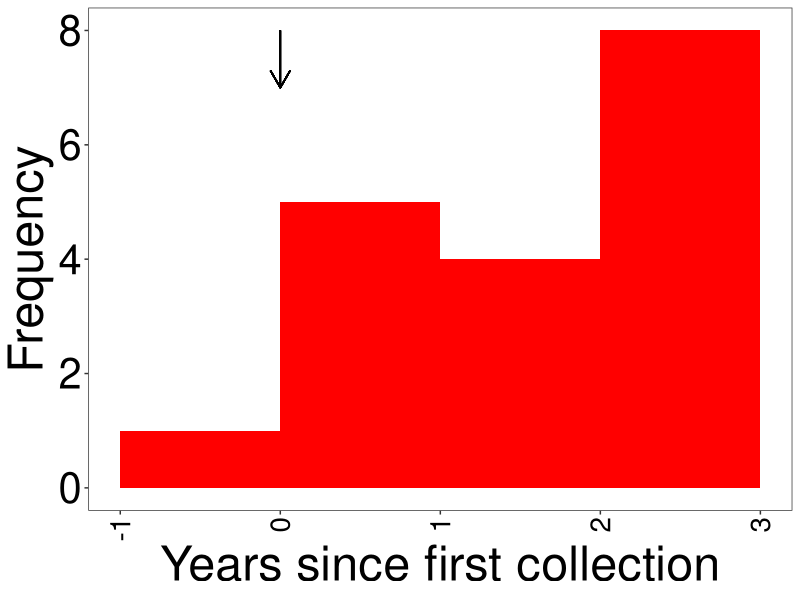

Write the R code that produced this figure. (Note: this script raises an error after producing the figure.)
#!/usr/bin/Rscript

library(ggplot2)

pdf.options(family="Helvetica", fonts="Helvetica", width=7, height=7, colormodel='rgb')

my.theme <- theme(
	text=element_text(size=20),
	axis.text=element_text(size=15, colour='black'),
	legend.text=element_text(size=15),
	legend.position=0,
	axis.text.x=element_text(angle=90, vjust=0.5, hjust=1),
	legend.justification=c(0, 1),
	legend.spacing=unit(0, 'cm'),
	legend.margin=margin(0, 0, 0, 0, 'cm'),
	legend.key.size=unit(1.2, 'cm'),
	legend.key=element_rect(fill="#00000000", colour="#00000000"),
	legend.background=element_blank(),
	legend.box.background=element_blank(),
	panel.grid.major=element_blank(),
	panel.grid.minor=element_blank()
) 

my.theme2 <- theme(
 text=element_text(size=35),
 axis.text=element_text(size=30, colour='black'),
 legend.text=element_text(size=25),
 legend.position=c(.99, .99),
 legend.justification=c(1, 1),
 legend.spacing=unit(0, 'cm'),
 legend.box='horizontal',
 legend.margin=margin(0.01, 0.01, 0.01, 0.01, 'cm'),
 legend.key.size=unit(1.2, 'cm'),
 legend.key=element_rect(fill="#00000000", colour="#00000000"),
 legend.background=element_blank(),
 legend.box.background=element_blank(),
 panel.grid.major=element_blank(),
 panel.grid.minor=element_blank()
)

concord <- function(x, y) {
	mu.x <- sum(x) / length(x)
	mu.y <- sum(y) / length(y)
	s.x <- sum((x - mu.x)^2) / length(x) 
	s.y <-  sum((y - mu.y)^2) / length(y)
	s.xy <- sum((x - mu.x) * (y - mu.y)) / length(y)
	
	2 * s.xy / (s.x + s.y + (mu.x - mu.y)^2)
}

my.theme.hist <- theme(
text=element_text(size=35),
axis.text=element_text(size=30, colour='black'),
axis.text.x=element_text(angle=90, hjust=1, vjust=0.5, size=20),
legend.text=element_text(size=30),
legend.title=element_text(size=30),
legend.position=c(.98, .98),
legend.justification=c(1, 1),
legend.spacing=unit(0, 'cm'),
legend.margin=margin(0, 0, 0, 0, 'cm'),
legend.key.size=unit(1.2, 'cm'),
legend.background=element_blank(),
legend.box.background=element_blank(),
panel.grid.major=element_blank(),
panel.grid.minor=element_blank()
)

THERAPY_COLOUR <- "#a0a0a0"
THERAPY <- 1795
data <- read.csv("stats/patient_13334.cens.data.csv")
data <- subset(data, Censored == 1)

pdf.options(family="Helvetica", fonts="Helvetica", width=7, height=4.2, colormodel='rgb')
pdf("plots/patient_13334.cens.hist.pdf")
ggplot(data, aes(x=Estimated.Date)) +
#	geom_rect(xmin=THERAPY, xmax=Inf, ymin=-Inf, ymax=Inf, fill=THERAPY_COLOUR) +
	geom_histogram(breaks=seq(min(floor(data$Estimated.Date / 365.25)) * 365.25, max(floor(data$Estimated.Date / 365.25) + 1) * 365.25, by=365.25), fill='red') +
	geom_segment(x=0, xend=0, y=8, yend=7, arrow=arrow(length = unit(0.5, "cm")))  +
	theme_bw() +
	my.theme.hist +
	scale_x_continuous(name="Years since first collection", breaks=seq(min(floor(data$Estimated.Date / 365.25)) * 365.25, max(floor(data$Estimated.Date / 365.25) + 1) * 365.25, by=365.25), labels=seq(-1, 3)) +
	scale_y_continuous(name="Frequency")
dev.off()

pdf.options(family="Helvetica", fonts="Helvetica", width=7, height=7, colormodel='rgb')

files <- paste0("patient_", c(2658, 825, 7259, 7265, 13333, 13334, 13336), ".cens.csv")

data.files.rtt <- paste0("stats/", gsub(".csv", ".data.csv", files))
stats.files.rtt <- paste0("stats/", gsub(".csv", ".stats.csv", files))
data.rtt <- lapply(data.files.rtt, read.csv)
stats.rtt <- do.call(rbind, lapply(stats.files.rtt, read.csv))

good.rtt <- with(stats.rtt, Model.Fit == 1)
data.rtt <- data.rtt[good.rtt]

data.rtt <- lapply(data.rtt, function(x) {x$Scaled.Difference <- x$Date.Difference / (max(x$Collection.Date) - min(x$Collection.Date)); subset(x, x$Censored == 1)})

g <- ggplot() + theme_bw() + my.theme2

i <- 1
for (x in data.rtt) {
	g <- g + geom_density(aes(x=Scaled.Difference), data=x, fill='red', alpha=1/length(data.rtt), color="#00000000")
	
	pdf(paste0("plots/", gsub(".csv", ".dens.pdf", files[i])))
	print(ggplot() + theme_bw() + my.theme2 +  geom_density(aes(x=Scaled.Difference), data=x, fill='red', color="#00000000") + geom_vline(xintercept=0, linetype='dashed', colour='grey') + scale_x_continuous(name="Scaled Date Difference", limits=c(-1.6, 1.6)) + scale_y_continuous(name="Density", limits=c(0, 3)))
	dev.off()

	i <- i + 1
}

pdf("ancre.density.rtt.pdf")
g + geom_vline(xintercept=0, linetype='dashed', size=1, colour='black') + scale_x_continuous(name="Scaled Date Difference", limits=c(-1.6, 1.6)) + scale_y_continuous(name="Density", limits=c(0, 3))
dev.off()

data.files.ogr <- paste0("stats/", gsub(".csv", "-with_ref.data.csv", files))
stats.files.ogr <- paste0("stats/", gsub(".csv", "-with_ref.stats.csv", files))
data.ogr <- lapply(data.files.ogr, read.csv)
stats.ogr <- do.call(rbind, lapply(stats.files.ogr, read.csv))

good.ogr <- with(stats.ogr, Model.Fit == 1)
data.ogr <- data.ogr[good.ogr]

data.ogr <- lapply(data.ogr, function(x) {x$Scaled.Difference <- x$Date.Difference / (max(x$Collection.Date) - min(x$Collection.Date)); subset(x, x$Censored == 1)})

g <- ggplot() + theme_bw() + my.theme2 + geom_vline(xintercept=0, linetype='dashed', colour='grey')
i <- 1
for (x in data.ogr) {
	g <- g + geom_density(aes(x=Scaled.Difference), data=x, fill='purple', alpha=1/length(data.ogr), color="#00000000")
	
	pdf(paste0("plots/", gsub(".csv", "-with_ref.dens.pdf", files[i])))
	print(ggplot() + theme_bw() + my.theme2 + geom_density(aes(x=Scaled.Difference), data=x, fill='purple', color="#00000000") + geom_vline(xintercept=0, linetype='dashed', colour='grey') + scale_x_continuous(name="Scaled Date Difference", limits=c(-1.6, 1.6)) + scale_y_continuous(name="Density", limits=c(0, 3)))
	dev.off()
	
	i <- i + 1
}

pdf("ancre.density.ogr.pdf")
g + scale_x_continuous(name="Scaled Date Difference", limits=c(-1.6, 1.6)) + scale_y_continuous(name="Density", limits=c(0, 3))
dev.off()

data.rtt <- lapply(data.files.rtt, read.csv)
data.rtt <- data.rtt[good.ogr & good.rtt]
data.ogr <- lapply(data.files.ogr, read.csv)
data.ogr <- data.ogr[good.ogr & good.rtt]

data.all <- do.call(rbind, lapply(1:length(data.rtt), function(i) cbind(Patient=stats.rtt[good.ogr & good.rtt, "Patient"][i], merge(data.rtt[[i]], data.ogr[[i]], by=c("ID", "Type", "Censored", "Collection.Date"), suffixes=c(".rtt", ".ogr")))))
data.all <- subset(data.all, Censored == 1)

pdf("ancre.comp.pdf")
ggplot(data.all) + geom_abline() + geom_point(aes(x=Estimated.Date.rtt / 365.25, y=Estimated.Date.ogr / 365.25, colour=Patient), show.legend=F) + scale_colour_brewer(name="", palette='Dark2') + scale_x_continuous(name="Estimated Date RTT (years since first collection)", limits=c(-1, 6)) + scale_y_continuous(name="Estimated Date OGR (years since first collection)", limits=c(-1, 6)) + theme_bw() + my.theme
dev.off()

cat("Concordance:\n")
sup <- lapply(unique(data.all$Patient), function(x) cat(x, "; ", with(subset(data.all, Patient == x), concord(Estimated.Date.rtt, Estimated.Date.ogr)), "\n", sep=""))
cat("Total: ", with(data.all, concord(Estimated.Date.rtt, Estimated.Date.ogr)), "\n", sep="")